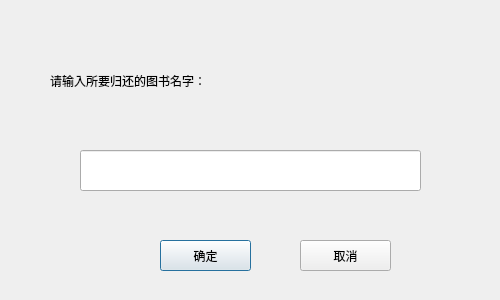
<?xml version="1.0" encoding="UTF-8"?>
<ui version="4.0">
 <class>ReturnBook</class>
 <widget class="QDialog" name="ReturnBook">
  <property name="geometry">
   <rect>
    <x>0</x>
    <y>0</y>
    <width>500</width>
    <height>300</height>
   </rect>
  </property>
  <property name="windowTitle">
   <string>按书名还书</string>
  </property>
  <property name="windowIcon">
   <iconset>
    <normaloff>return.jpg</normaloff>return.jpg</iconset>
  </property>
  <widget class="QLabel" name="label">
   <property name="geometry">
    <rect>
     <x>50</x>
     <y>30</y>
     <width>411</width>
     <height>101</height>
    </rect>
   </property>
   <property name="styleSheet">
    <string notr="true">font: 75 14pt &quot;Microsoft JhengHei UI&quot;;</string>
   </property>
   <property name="text">
    <string>请输入所要归还的图书名字：</string>
   </property>
  </widget>
  <widget class="QLineEdit" name="lineEdit">
   <property name="geometry">
    <rect>
     <x>80</x>
     <y>150</y>
     <width>341</width>
     <height>41</height>
    </rect>
   </property>
  </widget>
  <widget class="QPushButton" name="pushButton">
   <property name="geometry">
    <rect>
     <x>160</x>
     <y>240</y>
     <width>91</width>
     <height>31</height>
    </rect>
   </property>
   <property name="text">
    <string>确定</string>
   </property>
  </widget>
  <widget class="QPushButton" name="pushButton_2">
   <property name="geometry">
    <rect>
     <x>300</x>
     <y>240</y>
     <width>91</width>
     <height>31</height>
    </rect>
   </property>
   <property name="text">
    <string>取消</string>
   </property>
  </widget>
 </widget>
 <resources/>
 <connections>
  <connection>
   <sender>pushButton_2</sender>
   <signal>clicked()</signal>
   <receiver>ReturnBook</receiver>
   <slot>close()</slot>
   <hints>
    <hint type="sourcelabel">
     <x>328</x>
     <y>246</y>
    </hint>
    <hint type="destinationlabel">
     <x>332</x>
     <y>205</y>
    </hint>
   </hints>
  </connection>
 </connections>
</ui>
